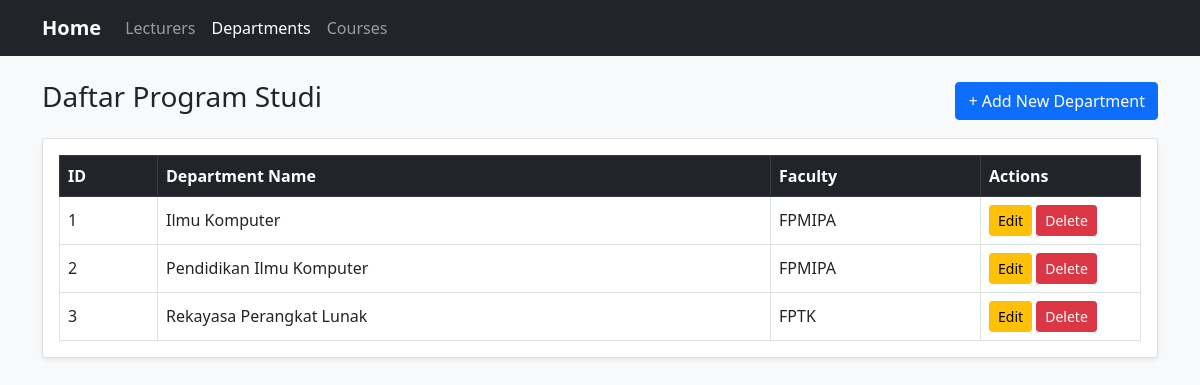
Page /index.php?controller=department&action=index on the committed database.
### tables this page shows
CREATE TABLE departments (
    id INT AUTO_INCREMENT PRIMARY KEY,
    department_name VARCHAR(100) NOT NULL,
    faculty VARCHAR(100) NOT NULL
);

### controllers/DepartmentController.php (called while the page is built, shortened)
<?php
require_once __DIR__ . '/../models/Department.php';
class DepartmentController {
    private Department $model;
    public function __construct(mysqli $db) {
        $this->model = new Department($db);
    }
    public function index(): void {
        $departments = $this->model->getAll();
        require __DIR__ . '/../views/departments/index.php';
    }
}

### models/Department.php (called while the page is built, shortened)
<?php
class Department {
    private mysqli $conn;
    public function __construct(mysqli $db) {
        $this->conn = $db;
    }
    public function getAll(): array {
        $result = $this->conn->query("SELECT * FROM departments ORDER BY id ASC");
        return $result->fetch_all(MYSQLI_ASSOC);
    }
}

### views/departments/index.php (the view)
<?php require __DIR__ . '/../layouts/header.php'; ?>
<div class="d-flex justify-content-between align-items-center mb-3">
    <h3>Daftar Program Studi</h3>
    <a href="index.php?controller=department&action=create" class="btn btn-primary">+ Add New Department</a>
</div>
<div class="card shadow-sm">
    <div class="card-body">
        <table class="table table-bordered table-hover align-middle mb-0">
            <thead class="table-dark">
                <tr>
                    <th>ID</th>
                    <th>Department Name</th>
                    <th>Faculty</th>
                    <th width="160">Actions</th>
                </tr>
            </thead>
            <tbody>
                <?php foreach ($departments as $row): ?>
                <tr>
                    <td><?= htmlspecialchars($row['id']) ?></td>
                    <td><?= htmlspecialchars($row['department_name']) ?></td>
                    <td><?= htmlspecialchars($row['faculty']) ?></td>
                    <td>
                        <a href="index.php?controller=department&action=edit&id=<?= $row['id'] ?>" class="btn btn-sm btn-warning">Edit</a>
                        <a href="index.php?controller=department&action=delete&id=<?= $row['id'] ?>" class="btn btn-sm btn-danger" onclick="return confirm('Hapus department ini?')">Delete</a>
                    </td>
                </tr>
                <?php endforeach; ?>
            </tbody>
        </table>
    </div>
</div>
<?php require __DIR__ . '/../layouts/footer.php'; ?>

### rows in the picture
departments: id "1", department_name "Ilmu Komputer", faculty "FPMIPA"
departments: id "2", department_name "Pendidikan Ilmu Komputer", faculty "FPMIPA"
departments: id "3", department_name "Rekayasa Perangkat Lunak", faculty "FPTK"
